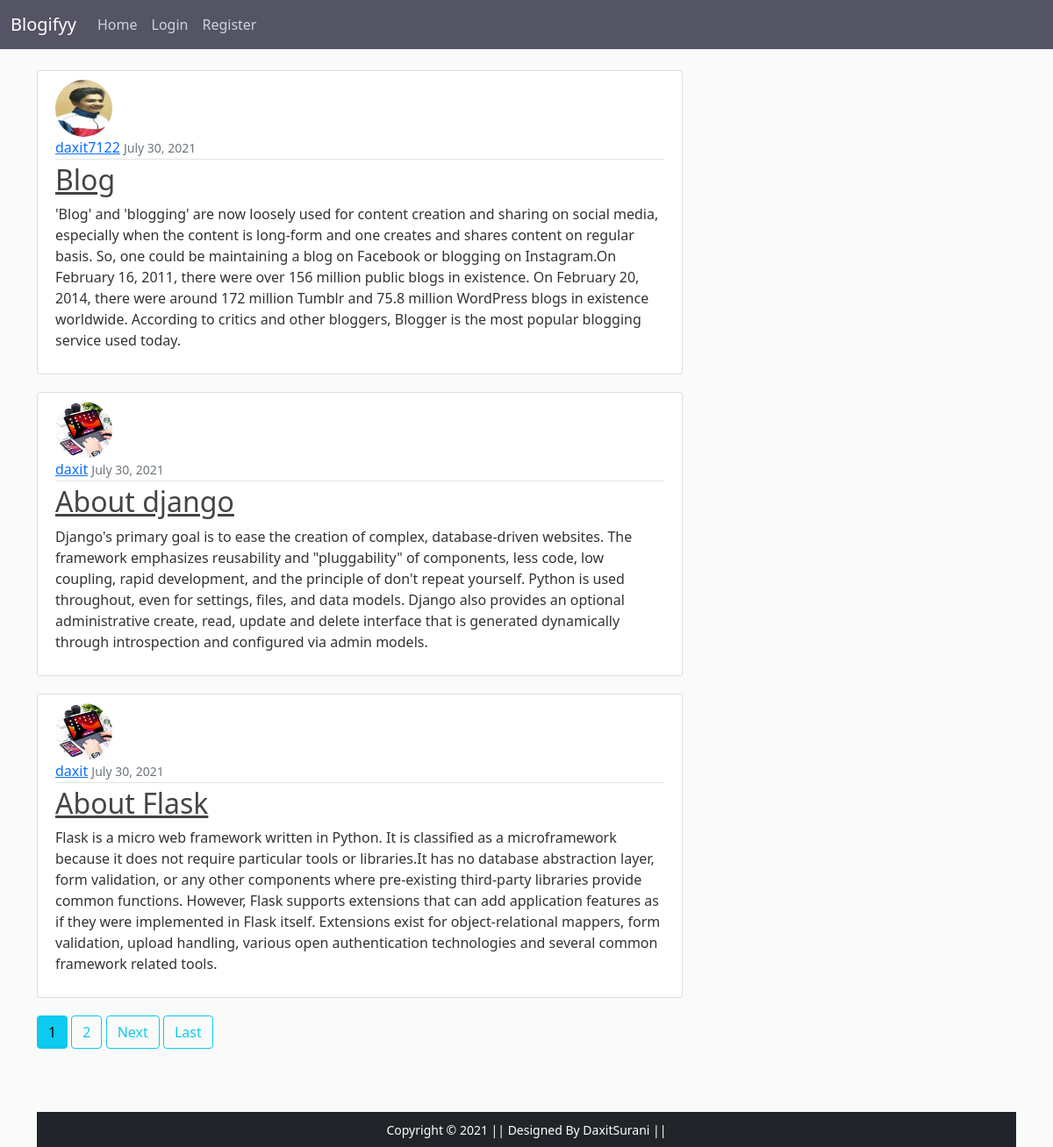
The page / on the database its author committed.
### blog/models.py (models this page shows, shortened)
class Post(models.Model):
    title=models.CharField(max_length=100)
    content=models.TextField()
    date_posted=models.DateTimeField(default=timezone.now)
    author=models.ForeignKey(User,on_delete=models.CASCADE)

### users/models.py (models this page shows, shortened)
class Profile(models.Model):
    user = models.OneToOneField(User, on_delete=models.CASCADE)
    image = models.ImageField(default='default.jpg', upload_to='profile_pics')

### blog/views.py (the view)
# urls.py: path('', PostListView.as_view(), name='blog-home'),
class PostListView(ListView):
    model=Post
    template_name='blog/home.html'
    context_object_name='posts'
    ordering=['-date_posted']
    paginate_by=3

### blog/templates/blog/home.html (shortened to what this page needs)
{% extends "blog/base.html" %}
{% block content %}
    {% for post in posts %}
        <article class="media content-section">
          <img class="rounded-circle article-img" src="{{ post.author.profile.image.url }}">
          <div class="media-body">
            <div class="article-metadata">
              <a class="mr-2" href="{% url 'user-posts' post.author.username %}">{{ post.author }}</a>
              <small class="text-muted">{{ post.date_posted|date:"F d, Y" }}</small>
            </div>
            <h2><a class="article-title" href="{% url 'post-detail' post.id %}">{{ post.title }}</a></h2>
            <p class="article-content">{{ post.content }}</p>
          </div>
        </article>
    {% endfor %}
    {% if is_paginated %}
      {% for num in page_obj.paginator.page_range %}
        {% if page_obj.number == num %}
          <a class="btn btn-info mb-4" href="?page={{ num }}">{{ num }}</a>
        {% elif num > page_obj.number|add:'-3' and num < page_obj.number|add:'3' %}
          <a class="btn btn-outline-info mb-4" href="?page={{ num }}">{{ num }}</a>
        {% endif %}
      {% endfor %}
      {% if page_obj.has_next %}
        <a class="btn btn-outline-info mb-4" href="?page={{ page_obj.next_page_number }}">Next</a>
        <a class="btn btn-outline-info mb-4" href="?page={{ page_obj.paginator.num_pages }}">Last</a>
      {% endif %}
    {% endif %}
{% endblock content %}

### blog/templates/blog/base.html (shortened to what this page needs)
{% load static %}
<!DOCTYPE html>
<html lang="en">
<head>
    <link href="https://cdn.jsdelivr.net/npm/bootstrap@5.0.2/dist/css/bootstrap.min.css" rel="stylesheet"
>
    <link rel="stylesheet" type="text/css" href="{% static 'blog/main.css' %}">
</head>
<body>
    <header class="site-header">
        <nav class="navbar navbar-expand-md navbar-dark bg-steel fixed-top">
            <div class="container-fluid">
                <a class="navbar-brand mr-4" href="{% url 'blog-home' %}">Blogifyy</a>
                <div class="collapse navbar-collapse" id="navbarSupportedContent">
                    <div class="navbar-nav mr-auto">
                        <a class="nav-item nav-link" href="{% url 'blog-home' %}">Home</a>
                    </div>
                    <div class="navbar-nav">
                        {% if user.is_authenticated %}
                            <a class="nav-item nav-link" href="{% url 'post-create' %}">New Post</a>
                            <a class="nav-item nav-link" href="{% url 'profile' %}">Profile</a>
                            <a class="nav-item nav-link" href="{% url 'logout' %}">logout</a>
                        {% else %}
                            <a class="nav-item nav-link" href="{% url 'login' %}">Login</a>
                            <a class="nav-item nav-link" href="{% url 'register' %}">Register</a>
                        {% endif %}
                    </div>
                </div>
            </div>
        </nav>
    </header>
    <main role="main" class="container">
        <div class="row">
            <div class="col-md-8">
                {% block content %}{% endblock %}
            </div>
        </div>
        <footer class="container-fluid bg-dark text-center p-2 mt-5">
        <small class="text-white">Copyright &copy; 2021 || Designed By DaxitSurani || </small>
        </footer>
    </main>
</body>
</html>

### blog/static/blog/main.css (style rules this page uses)
body { background: #fafafa; color: #333333; margin-top: 5rem; }
h1, h2, h3, h4, h5, h6 { color: #444444; }
.bg-steel { background-color: #545465; }
.site-header .navbar-nav .nav-link { color: #cbd5db; }
.content-section { background: #ffffff; padding: 10px 20px; border: 1px solid #dddddd; border-radius: 3px; margin-bottom: 20px; }
.article-title { color: #444444; }
.article-content { white-space: pre-line; }
.article-img { height: 65px; width: 65px; margin-right: 16px; }
.article-metadata { padding-bottom: 1px; margin-bottom: 4px; border-bottom: 1px solid #e3e3e3 }

### rows shown on the page
Post: author.profile.image (picture), author "daxit7122", date_posted "July 30, 2021", title "Blog", content "'Blog' and 'blogging' are now loosely used for content creation and sharing on social media, especially when the content is long-form and one creates and shares content on regular basis. So, one could be maintaining a blog on Facebook or blogging on Instagram.On February 16, 2011, there were over 156 million public blogs in existence. On February 20, 2014, there were around 172 million Tumblr and 75.8 million WordPress blogs in existence worldwide. According to critics and other bloggers, Blogger is the most popular blogging service used today."
Post: author.profile.image (picture), author "daxit", date_posted "July 30, 2021", title "About django", content "Django's primary goal is to ease the creation of complex, database-driven websites. The framework emphasizes reusability and \"pluggability\" of components, less code, low coupling, rapid development, and the principle of don't repeat yourself. Python is used throughout, even for settings, files, and data models. Django also provides an optional administrative create, read, update and delete interface that is generated dynamically through introspection and configured via admin models."
Post: author.profile.image (picture), author "daxit", date_posted "July 30, 2021", title "About Flask", content "Flask is a micro web framework written in Python. It is classified as a microframework because it does not require particular tools or libraries.It has no database abstraction layer, form validation, or any other components where pre-existing third-party libraries provide common functions. However, Flask supports extensions that can add application features as if they were implemented in Flask itself. Extensions exist for object-relational mappers, form validation, upload handling, various open authentication technologies and several common framework related tools."

### other values the page prints
{{ num }} "1"
{{ num }} "2"
